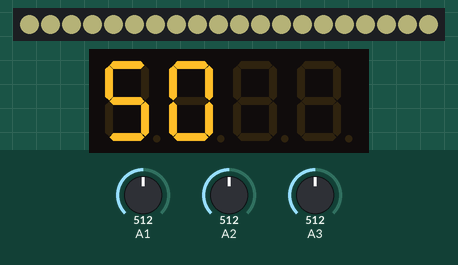
This sketch was run on a simulated Arduino Uno, built with avr-gcc and run on an emulated ATmega328P. On the bench: 20 RGB LEDs in strip order, left to right, 4-digit seven-segment display. The inputs (shaded band) are chosen by the test bench; at power-on: A2 = 512, A3 = 512, A1 = 512. Dim RGB values are drawn brighter than linear.

Above: at 1.2 s.
1.3 s: A2 set to 374
At 1.6 s:
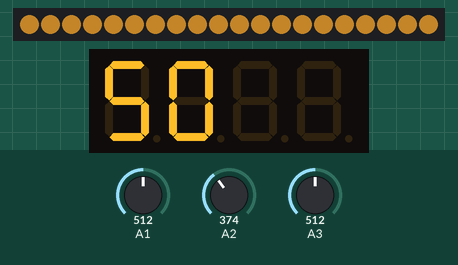
2.8 s: A3 set to 395
4.3 s: A3 set to 365
5.8 s: A1 set to 112
At 6.2 s:
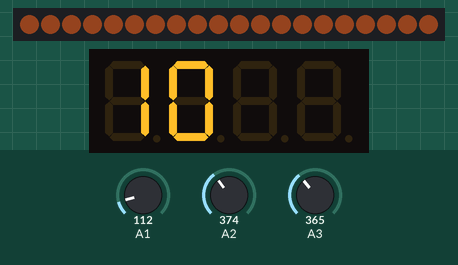
7.3 s: A1 set to 104
8.8 s: A2 set to 511
Timing chart, 0 to 11.3 s (numbered marks = the images above; inputs shaded):
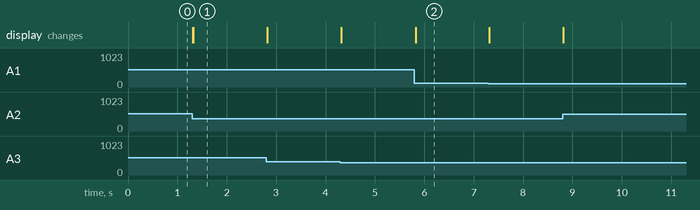

Measured:
- after the input at 5.8 s, the display: changes at once (image 2)

The sketch:

RGB_lamp_3_colors_3_potentiometers.ino
```cpp
// Written by Maxim Bortnikov
// https://github.com/Northstrix/WS2812-based_RGB_lamp
#include <Adafruit_NeoPixel.h>
#include "TM1637.h"
#define LED_PIN    9 // WS2812 data pin
#define LED_COUNT 20 // The number of LEds
#define CLK 3      // CLK pin of the TM1637
#define DIO 2      // DIO pin of the TM1637
TM1637 tm1637(CLK,DIO);
Adafruit_NeoPixel strip(LED_COUNT, LED_PIN, NEO_GRB + NEO_KHZ800);
void setup() {
  strip.begin(); // Initializes the string
  strip.show(); // Switching the whole strip off
  tm1637.init();
  tm1637.set(BRIGHT_TYPICAL);
  pinMode(2, OUTPUT);
  pinMode(3, OUTPUT);

}

void loop() {
  int d = analogRead(A1); // Reading the variable for the brightness
  int g = analogRead(A2)/2; // Reading the variable for yhe color
  int j = analogRead(A2)/2; // That one for the color too
  int a,b,h,i ;
  int c = analogRead(A3)/4.02; // Green color

        if ((g-192)*2 > 384) { // Red color
    a=0;
}
  else {

        if (g > 192) {
    h=(g-192)*2;
    a=g-h;

}
  else {
    a=g-h;
    h=0;
  }
  }

          if (j < 128) { // Blue color
   b=0;
}
  else {
    b=(j-128)/1.5;
  }

  int e = d/10.2; // Calculates the percentage of brightness
  int f = d/4.02; // Calculates the brightness itself
  strip.setBrightness(f); // That one is setting the brightness
  uint32_t color = strip.Color(a, c, b);
  strip.fill(color, 0, LED_COUNT);
  void display(int8_t DispData[]);
  tm1637.display(e); // Sending the percentage of brightness to the TM1637
  strip.show();  // That one updates the whole strip at once

}
```
